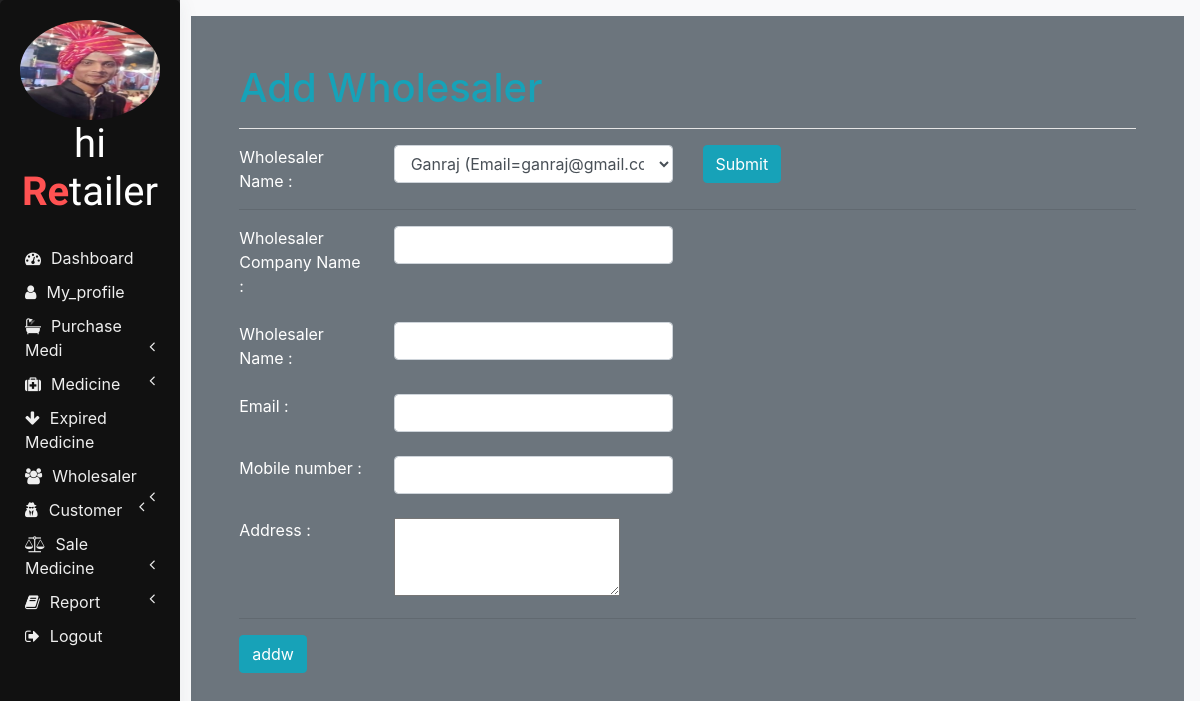
The page /db.php?aw (signed in) on the database its author committed.
### tables this page shows
CREATE TABLE `users` (
  `uid` int(11) NOT NULL,
  `name` varchar(200) NOT NULL,
  `mobile` varchar(200) NOT NULL,
  `email` varchar(200) NOT NULL,
  `password` varchar(200) NOT NULL DEFAULT '123',
  `address` varchar(200) NOT NULL,
  `img` varchar(200) NOT NULL,
  `role` varchar(200) NOT NULL
);

### addwholesaler.php (the view, shortened to what this page needs)
<?php
  $role=$_SESSION['role'];
   if($role=='4')
   {
     include 'retailerheader.php';
   }
   $sql2="select name,email from users where role='3'";
    $res2=mysqli_query($con,$sql2);
?>
<div class="page-wrapper p-3">
    <div class="container-fluid bg-secondary text-white p-5">
        <div class="row">
            <div class="col-lg-12">
                <h1 class='text-info'>Add Wholesaler</h1>
                <hr class="bg-white">
                <form class="form-group" action="db.php" method="post">
                    <div class="row">
                        <div class="col-lg-2">
                            <lable>Wholesaler Name :</lable>
                        </div>
                        <div class="col-lg-4">
                            <select class="form-control" name='e'>
                                <?php
                                  foreach($res2 as $row2)
                                  {
                                     $n=$row2['name'];
                                     $e=$row2['email'];
                                ?>
                                <option value="<?php echo $e;?>"><?php echo $n;?> (Email=<?php echo $e;?> )</option>
                                <?php }?>
                            </select>
                        </div>
                        <div class="col-lg-2">
                            <input type="submit" class="btn btn-info" name="swh">
                        </div>
                    </div>
                </form>
                <hr>
                <?php
                if(!empty($em))
                {
                    $sql3="select*from addwholesaler where email='$em'";
                    $res3=mysqli_query($con,$sql3);
                    $row=mysqli_fetch_array($res3);
                    $wcn=$row['wcname'];
                    $wn=$row['name'];
                    $e=$row['email'];
                    $m=$row['mobile'];
                    $m=$row['mobile'];
                    $a=$row['address'];
                ?>
                    <form class="form-group" action="db.php" method="post">
                        <div class="row">
                            <div class="col-lg-2">
                                <lable>Wholesaler Company Name :</lable>
                            </div>
                            <div class="col-lg-4">
                                <input type="text" name="wcname" class="form-control" readonly="readonly" value="<?php echo $wcn;?>">
                            </div>
                        </div>
                        <div class="row mt-4">
                            <div class="col-lg-2">
                                <lable>Wholesaler Name :</lable>
                            </div>
                            <div class="col-lg-4">
                                <input type="text" name="name" class="form-control" readonly="readonly" value="<?php echo $n;?>">
                            </div>
                        </div>
                        <div class="row mt-4">
                            <div class="col-lg-2">
                                <lable>Wholesaler Email :</lable>
                            </div>
                            <div class="col-lg-4">
                                <input type="email" name="email" class="form-control" readonly="readonly" value="<?php echo $e;?>">
                            </div>
                        </div>
                        <div class="row mt-4">
                            <div class="col-lg-2">
                                <lable>wholesaler Mobile number :</lable>
                            </div>
                            <div class="col-lg-4">
                                <input type="text" name="number" class="form-control" readonly="readonly" value="<?php echo $m;?>">
                            </div>
                        </div>
                        <div class="row mt-4">
                            <div class="col-lg-2">
                                <lable>wholesaler Address :</lable>
                            </div>
                            <div class="col-lg-4">
                                <textarea col="20" rows="3" name="address" readonly="readonly"><?php echo $a;?></textarea>
                            </div>
                        </div>
                        <hr>
                        <input type="submit" class="btn btn-info" name="addw" value="addw">
                    </form>
                    <?php }
                    else
                    {
                    ?>
                <form class="form-group" action="db.php" method="post">
                    <div class="row">
                        <div class="col-lg-2">
                            <lable> Wholesaler Company Name :</lable>
                        </div>
                        <div class="col-lg-4">
                            <input type="text" name="wcname" class="form-control">
                        </div>
                    </div>
                    <div class="row mt-4">
                        <div class="col-lg-2">
                            <lable>Wholesaler Name :</lable>
                        </div>
                        <div class="col-lg-4">
                            <input type="text" name="name" class="form-control">
                        </div>
                    </div>
                    <div class="row mt-4">
                        <div class="col-lg-2">
                            <lable>Email :</lable>
                        </div>
                        <div class="col-lg-4">
                            <input type="email" name="email" class="form-control">
                        </div>
                    </div>
                    <div class="row mt-4">
                        <div class="col-lg-2">
                            <lable>Mobile number :</lable>
                        </div>
                        <div class="col-lg-4">
                            <input type="text" name="number" class="form-control">
                        </div>
                    </div>
                    <div class="row mt-4">
                        <div class="col-lg-2">
                            <lable>Address :</lable>
                        </div>
                        <div class="col-lg-4">
                            <textarea col="20" rows="3" name="address"></textarea>
                        </div>
                    </div>
                    <hr>
                    <input type="submit" class="btn btn-info" name="addw" value="addw">
                </form>
               <?php } ?>
            </div>
        </div>
    </div>
</div>

### retailerheader.php (shortened to what this page needs)
<?php
    $id=$_SESSION['uid'];
    $sql="select name,img from users where uid='$id'";
    $res=mysqli_query($con,$sql);
    $row=mysqli_fetch_array($res);
    $name=$row['name'];
    $img=$row['img'];
?>
<!DOCTYPE html>
<html lang="en" dir="ltr">
  <head>
        <link rel="stylesheet" href="bootstrap/css/bootstrap.min.css">
        <link rel="stylesheet" href="https://use.fontawesome.com/releases/v5.3.1/css/all.css">
        <link rel="stylesheet" href="https://cdnjs.cloudflare.com/ajax/libs/font-awesome/4.7.0/css/font-awesome.min.css">
        <link rel="stylesheet" href="css/sidenav.css">
        <link rel="stylesheet" href="css/profile.css">
        <link rel="stylesheet" href="css/home.css">
    </head>
    <body>
        <div class="sidenav">
            <div class="card">
                <div class="card-body">
                <div class="logo">
                    <img src="<?php echo $img;?>" class="profile" height="100px" width="140px"/>
                    <h1 class="logo-caption"><?php echo $name;?><br><span class="tweak">Re</span>tailer</h1>
                </div>
                <div class="main-menu-item">
                    <a href="db.php?dashboard"><i class="fa fa-dashboard"></i><span>Dashboard</span></a>
                </div>
                <div class="main-menu-item">
                    <a href="db.php?myprofile"><i class="fa fa-user" aria-hidden="true"></i><span>My_profile</span></a>
                </div>
                <div id="abhi" class="main-menu-item" onclick="showhide(this.id);">
                    <a href="#">
                       <i class="fa fa-bath" aria-hidden="true"></i><span>Purchase Medi</span>
                        <span class="pull-right-container">
                            <i class="fa fa-angle-left pull-right"></i>
                        </span>
                    </a>
                </div>
                 <div id="third" class="main-menu-item" onclick="showhide(this.id);">
                    <a href="#">
                    <i class="fa fa-medkit" aria-hidden="true"></i></i><span>Medicine</span>
                        <span class="pull-right-container">
                            <i class="fa fa-angle-left pull-right"></i>
                        </span>
                    </a>
                </div>
                <div class="main-menu-item">
                    <a href="db.php?ex"><i class="fa fa-arrow-down" aria-hidden="true"></i><span>Expired Medicine</span></a>
                </div>
               <div id="abhii" class="main-menu-item" onclick="showhide(this.id);">
                    <a href="#">
                       <i class="fa fa-users" aria-hidden="true"></i><span>Wholesaler</span>
                        <span class="pull-right-container">
                            <i class="fa fa-angle-left pull-right"></i>
                        </span>
                    </a>
                </div>
                <div id="abhiii" class="main-menu-item" onclick="showhide(this.id);">
                    <a href="#">
                    <i class="fa fa-user-secret" aria-hidden="true"></i><span>Customer</span>
                        <span class="pull-right-container">
                            <i class="fa fa-angle-left pull-right"></i>
                        </span>
                    </a>
                </div>
                <div id="first" class="main-menu-item" onclick="showhide(this.id);">
                    <a  href="#">
                        <i class="fa fa-balance-scale"></i><span>Sale Medicine</span>
                        <span class="pull-right-container">
                            <i class="fa fa-angle-left pull-right"></i>
                        </span>
                    </a>
                </div>
                <div id="sixth" class="main-menu-item" onclick="showhide(this.id);">
                    <a href="#">
                        <i class="fa fa-book"></i><span>Report</span>
                        <span class="pull-right-container">
                            <i class="fa fa-angle-left pull-right"></i>
                        </span>
                    </a>
                </div>
                <div class="main-menu-item">
                    <a href="db.php?logout"><i class="fa fa-sign-out" aria-hidden="true"></i><span>Logout</span></a>
                </div>
               </div>
            </div>
        </div>
</body>
</html>

### css/sidenav.css (style rules this page uses)
body { background-color: #f1f3f6; }
.sidenav { width: 15%; height: 100vh; background-color: #222222; position: fixed; z-index: 1; flex: 1 0 auto; }
.card { width: 100%; height: 100%; top: 0; border-radius: 0; background-color: #111111; }
.logo .logo-caption { font-family: 'Poiret One', cursive; color: #ffffff; text-align: center; margin-bottom: 25px; }
.logo .profile { margin-left: 50%; border-radius: 50%; transform: translate(-50%); }
.logo .tweak { color: #ff5252; font-weight: bold; }
.main-menu-item { padding: 5px 5px; cursor: pointer; }
.main-menu-item > a { color: #eeeeee; text-decoration: none; font-size: 16px; }
.main-menu-item > a > span { margin-left: 10px; }

### css/profile.css (style rules this page uses)
body { background-color: #f9f9fa }
.card { border-radius: 5px; -webkit-box-shadow: 0 1px 20px 0 rgba(69, 90, 100, 0.08); box-shadow: 0 1px 20px 0 rgba(69, 90, 100, 0.08); border: none; margin-bottom: 30px }

### css/home.css (style rules this page uses)
html, body { height: 100vh; }
.container-fluid { margin-left: 15%; width: 85%; background: #f1f3f6; padding: 1px 0 0 0; flex: 1 0 auto; }

### rows shown on the page
users: img (picture), name "hi"

### other values the page prints
form field e "Ganraj (Email=ganraj@gmail.com )"
